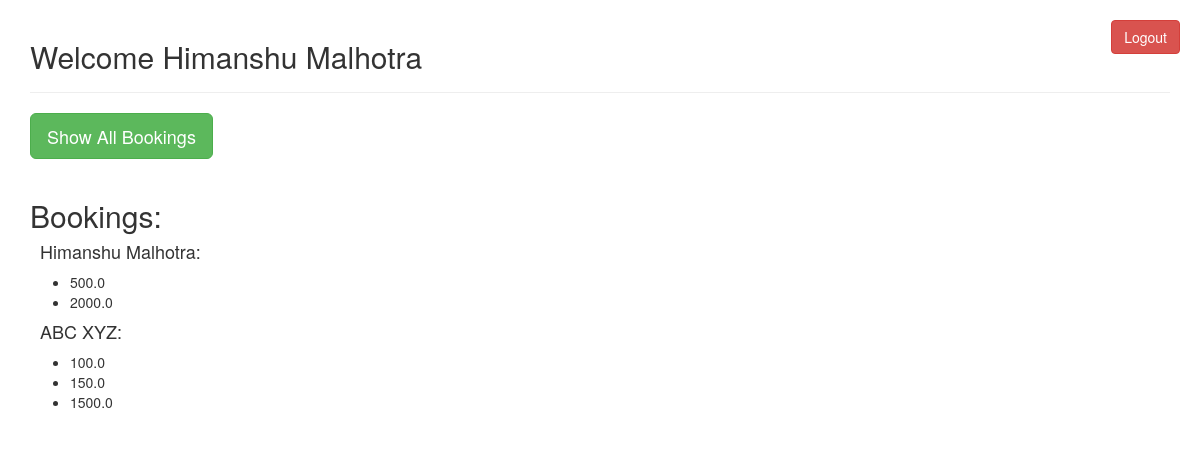
Before: /show_bookings/ (signed in) with the older database file.
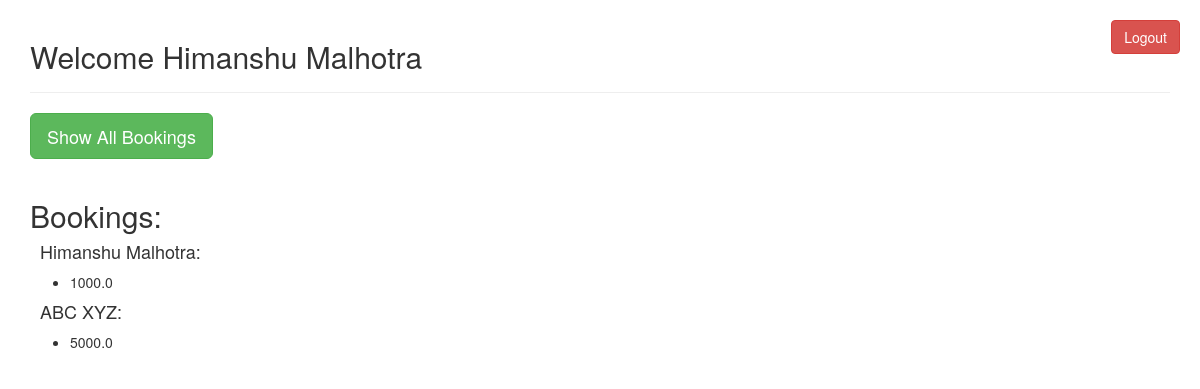
After: the same page with the newer database file.
### user_profile/models.py (models this page shows, shortened)
class Booking(models.Model):
	name = models.CharField(max_length=100)
	phone_no = models.CharField(max_length=20)
	email = models.EmailField(max_length=100)

class Payment(models.Model):
	fair_amount = models.FloatField()
	booking = models.OneToOneField(Booking)

### user_profile/views.py (the view)
# urls.py: url(r'^show_bookings/$', user_profile_views.show_bookings, name='show_bookings')
@login_required
def show_bookings(request):
    all_bookings = dict()
    bookings = Booking.objects.all()
    for booking in bookings:
        payments = Payment.objects.filter(booking=booking)
        all_bookings[booking.name] = []
        for payment in payments:
            all_bookings[booking.name].append(payment.fair_amount)
    print (json.dumps(all_bookings,indent=4))
    context = {
        'first_name': request.user.first_name,
        'last_name': request.user.last_name,
        'bookings': all_bookings
    }
    return render(request, 'user_profile.html', context=context)

### user_profile/templates/user_profile.html (shortened to what this page needs)
<!DOCTYPE html>
<html lang="en">
<html>
<head>
    <meta name="viewport" content="initial-scale=1, maximum-scale=1"> {% load static %}
    <link rel="stylesheet" href="//code.jquery.com/ui/1.12.1/themes/base/jquery-ui.css">
    <link rel="stylesheet" href="https://maxcdn.bootstrapcdn.com/font-awesome/4.7.0/css/font-awesome.min.css">
    <link rel="stylesheet" href="https://maxcdn.bootstrapcdn.com/bootstrap/3.3.7/css/bootstrap.min.css">
</head>
<body>
    <a href='/logout/' style="color: white; text-decoration: none;"><button class="btn btn-danger btn-md" style="position: absolute; top: 20px; right: 20px;">Logout</button></a>
    <div class="container">
        <div class="page-header">
            <h2>Welcome {{ first_name }} {{ last_name }}</h2>
        </div>
        <a href='/show_bookings/'><button class="btn btn-success btn-lg">Show All Bookings</button></a>
        <br><br>
        {% if bookings %}
            <h2>Bookings:</h2>
            {% for booking_name, booking_fairs in bookings.items %}
                <h4>&nbsp;&nbsp;{{ booking_name }}:</h4>
                <ul>
                {% for fair in booking_fairs %}
                    <li>{{ fair }}</li>
                {% endfor %}
                </ul>
            {% endfor %}
        {% endif %}
    </div>
</body>
</html>

Changed rows visible on the page:
removed Payment: booking_fairs "500.0"
removed Payment: booking_fairs "150.0"
removed Payment: booking_fairs "1500.0"
Other visible differences:
list line gone: "2000.0"
new list line: "1000.0"
list line gone: "100.0"
new list line: "5000.0"
